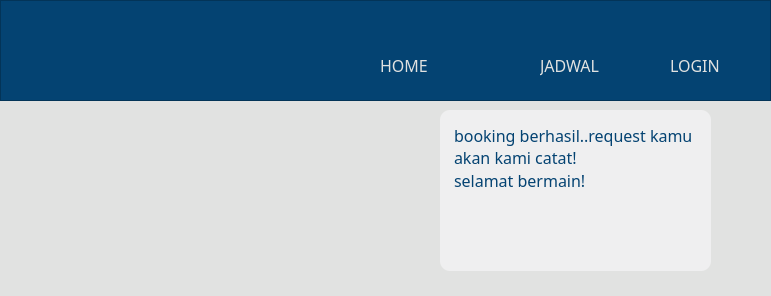
<?xml version="1.0" encoding="UTF-8"?>
<ui version="4.0">
 <class>Dialognotif</class>
 <widget class="QDialog" name="Dialognotif">
  <property name="geometry">
   <rect>
    <x>0</x>
    <y>0</y>
    <width>771</width>
    <height>296</height>
   </rect>
  </property>
  <property name="windowTitle">
   <string>Dialog</string>
  </property>
  <widget class="QFrame" name="framefooter">
   <property name="geometry">
    <rect>
     <x>0</x>
     <y>90</y>
     <width>771</width>
     <height>451</height>
    </rect>
   </property>
   <property name="styleSheet">
    <string notr="true">background-color: rgb(225, 226, 225);</string>
   </property>
   <property name="frameShape">
    <enum>QFrame::NoFrame</enum>
   </property>
   <property name="frameShadow">
    <enum>QFrame::Sunken</enum>
   </property>
   <property name="lineWidth">
    <number>20</number>
   </property>
   <widget class="QFrame" name="framenotif">
    <property name="geometry">
     <rect>
      <x>440</x>
      <y>20</y>
      <width>271</width>
      <height>161</height>
     </rect>
    </property>
    <property name="styleSheet">
     <string notr="true">background-color: rgb(239, 239, 240);
border-color: rgb(4, 67, 114);
border-radius:10px;</string>
    </property>
    <property name="frameShape">
     <enum>QFrame::NoFrame</enum>
    </property>
    <property name="frameShadow">
     <enum>QFrame::Raised</enum>
    </property>
    <widget class="QTextBrowser" name="desnotif">
     <property name="geometry">
      <rect>
       <x>10</x>
       <y>10</y>
       <width>261</width>
       <height>121</height>
      </rect>
     </property>
     <property name="font">
      <font>
       <family>Bahnschrift Light</family>
       <pointsize>12</pointsize>
      </font>
     </property>
     <property name="styleSheet">
      <string notr="true">color: rgb(4, 67, 114);</string>
     </property>
     <property name="frameShape">
      <enum>QFrame::NoFrame</enum>
     </property>
     <property name="html">
      <string>&lt;!DOCTYPE HTML PUBLIC &quot;-//W3C//DTD HTML 4.0//EN&quot; &quot;http://www.w3.org/TR/REC-html40/strict.dtd&quot;&gt;
&lt;html&gt;&lt;head&gt;&lt;meta name=&quot;qrichtext&quot; content=&quot;1&quot; /&gt;&lt;style type=&quot;text/css&quot;&gt;
p, li { white-space: pre-wrap; }
&lt;/style&gt;&lt;/head&gt;&lt;body style=&quot; font-family:'Bahnschrift Light'; font-size:12pt; font-weight:400; font-style:normal;&quot;&gt;
&lt;p style=&quot; margin-top:0px; margin-bottom:0px; margin-left:0px; margin-right:0px; -qt-block-indent:0; text-indent:0px;&quot;&gt;booking berhasil..request kamu akan kami catat! &lt;/p&gt;
&lt;p style=&quot; margin-top:0px; margin-bottom:0px; margin-left:0px; margin-right:0px; -qt-block-indent:0; text-indent:0px;&quot;&gt;selamat bermain!&lt;/p&gt;&lt;/body&gt;&lt;/html&gt;</string>
     </property>
    </widget>
   </widget>
  </widget>
  <widget class="QFrame" name="frameheader">
   <property name="geometry">
    <rect>
     <x>0</x>
     <y>0</y>
     <width>771</width>
     <height>101</height>
    </rect>
   </property>
   <property name="styleSheet">
    <string notr="true">background-color: rgb(4, 67, 114);</string>
   </property>
   <property name="frameShape">
    <enum>QFrame::StyledPanel</enum>
   </property>
   <property name="frameShadow">
    <enum>QFrame::Raised</enum>
   </property>
   <widget class="QLabel" name="home">
    <property name="geometry">
     <rect>
      <x>380</x>
      <y>50</y>
      <width>51</width>
      <height>31</height>
     </rect>
    </property>
    <property name="font">
     <font>
      <family>Arial Rounded MT Bold</family>
      <pointsize>12</pointsize>
      <weight>50</weight>
      <bold>false</bold>
      <underline>false</underline>
     </font>
    </property>
    <property name="styleSheet">
     <string notr="true">color: rgb(225, 226, 225);</string>
    </property>
    <property name="text">
     <string>HOME</string>
    </property>
   </widget>
   <widget class="QLabel" name="futbooklogo">
    <property name="geometry">
     <rect>
      <x>30</x>
      <y>10</y>
      <width>71</width>
      <height>81</height>
     </rect>
    </property>
    <property name="font">
     <font>
      <pointsize>26</pointsize>
      <weight>75</weight>
      <bold>true</bold>
     </font>
    </property>
    <property name="styleSheet">
     <string notr="true">image: url(:/sorce/lg1.png);</string>
    </property>
    <property name="text">
     <string/>
    </property>
    <property name="pixmap">
     <pixmap resource="resource.qrc">:/sorce/lg1.png</pixmap>
    </property>
    <property name="scaledContents">
     <bool>true</bool>
    </property>
   </widget>
   <widget class="QLabel" name="jadwal">
    <property name="geometry">
     <rect>
      <x>540</x>
      <y>50</y>
      <width>71</width>
      <height>31</height>
     </rect>
    </property>
    <property name="font">
     <font>
      <family>Arial Rounded MT Bold</family>
      <pointsize>12</pointsize>
      <weight>50</weight>
      <bold>false</bold>
      <underline>false</underline>
     </font>
    </property>
    <property name="styleSheet">
     <string notr="true">color: rgb(225, 226, 225);</string>
    </property>
    <property name="text">
     <string>JADWAL</string>
    </property>
   </widget>
   <widget class="QLabel" name="login">
    <property name="geometry">
     <rect>
      <x>670</x>
      <y>50</y>
      <width>61</width>
      <height>31</height>
     </rect>
    </property>
    <property name="font">
     <font>
      <family>Arial Rounded MT Bold</family>
      <pointsize>12</pointsize>
      <weight>50</weight>
      <bold>false</bold>
      <underline>false</underline>
     </font>
    </property>
    <property name="styleSheet">
     <string notr="true">color: rgb(225, 226, 225);</string>
    </property>
    <property name="text">
     <string>LOGIN</string>
    </property>
   </widget>
   <widget class="QLabel" name="notif">
    <property name="geometry">
     <rect>
      <x>470</x>
      <y>60</y>
      <width>31</width>
      <height>21</height>
     </rect>
    </property>
    <property name="font">
     <font>
      <family>Arial Rounded MT Bold</family>
      <pointsize>12</pointsize>
      <weight>50</weight>
      <bold>false</bold>
      <underline>false</underline>
     </font>
    </property>
    <property name="styleSheet">
     <string notr="true">image: url(:/sorce/bell.png);</string>
    </property>
    <property name="frameShape">
     <enum>QFrame::NoFrame</enum>
    </property>
    <property name="frameShadow">
     <enum>QFrame::Plain</enum>
    </property>
    <property name="lineWidth">
     <number>20</number>
    </property>
    <property name="text">
     <string/>
    </property>
   </widget>
  </widget>
 </widget>
 <resources>
  <include location="resource.qrc"/>
  <include location="resource.qrc"/>
 </resources>
 <connections/>
</ui>
